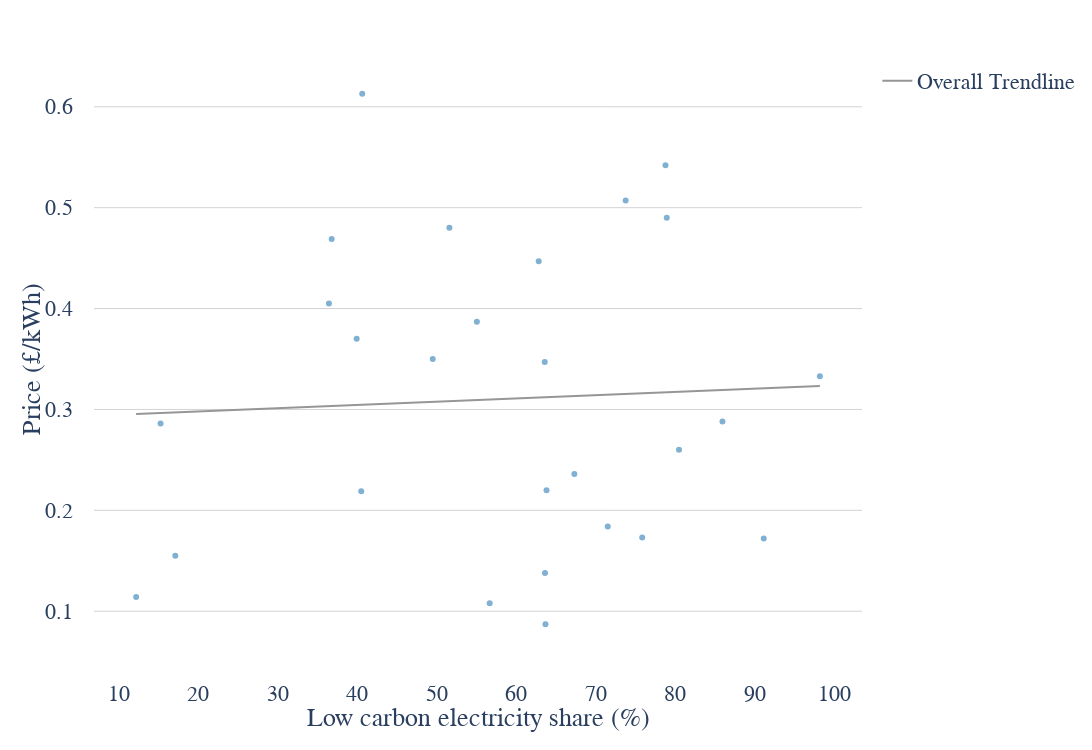

The cell this chart's notebook holds for it:
### Code cell
#eu + uk only

europe_country_codes = [
    'GBR', 'AUT', 'BEL', 'BGR', 'HRV', 'CYP', 'CZE', 'DNK', 'EST', 'FIN', 'FRA', 'DEU', 
    'GRC', 'HUN', 'IRL', 'ITA', 'LVA', 'LTU', 'LUX', 'MLT', 'NLD', 'POL', 'PRT', 'ROU', 
    'SVK', 'SVN', 'ESP', 'SWE'
]

#opposite trend is true for europe but weak relationship
scatter_chart(data=joined_energy_data[joined_energy_data['iso3'].isin(europe_country_codes)], x_var='low_carbon_share_elec', y_var='price', x_label='Low carbon electricity share (%)', y_label='Price (£/kWh)', hover_labels='country')

### Figure 1 — Plotly figure (JSON) as saved in the notebook; plotly's stock layout.template omitted (floating-point values rounded to 4 significant figures)
{"data": [{"customdata": [["Hungary"], ["Bulgaria"], ["Malta"], ["Romania"], ["Poland"], ["France"], ["Slovakia"], ["Slovenia"], ["Greece"], ["Portugal"], ["Spain"], ["Luxembourg"], ["Cyprus"], ["Finland"], ["Sweden"], ["Latvia"], ["Czechia"], ["Estonia"], ["United Kingdom"], ["Netherlands"], ["Lithuania"], ["Ireland"], ["Germany"], ["Denmark"], ["Belgium"], ["Austria"], ["Italy"]], "hovertemplate": "Low carbon electricity share (%)=%{x}<br>Price (£/kWh)=%{y}<br>country=%{customdata[0]}<extra></extra>", "legendgroup": "", "marker": {"color": "#80b1d3", "symbol": "circle"}, "mode": "markers", "name": "", "orientation": "v", "showlegend": false, "type": "scatter", "x": [63.68, 56.66, 12.16, 63.62, 17.09, 91.16, 75.86, 71.52, 40.49, 63.81, 67.32, 80.49, 15.23, 85.96, 98.22, 63.59, 49.49, 39.92, 55.05, 36.43, 62.83, 36.77, 51.59, 78.95, 73.78, 78.79, 40.62], "xaxis": "x", "y": [0.087, 0.108, 0.114, 0.138, 0.155, 0.172, 0.173, 0.184, 0.219, 0.22, 0.236, 0.26, 0.286, 0.288, 0.333, 0.347, 0.35, 0.37, 0.387, 0.405, 0.447, 0.469, 0.48, 0.49, 0.507, 0.542, 0.613], "yaxis": "y"}, {"hovertemplate": "<b>OLS trendline</b><br>price = 0.000324452 * low_carbon_share_elec + 0.291491<br>R<sup>2</sup>=0.002468<br><br>Low carbon electricity share (%)=%{x}<br>Price (£/kWh)=%{y} <b>(trend)</b><extra></extra>", "legendgroup": "Overall Trendline", "line": {"color": "#969696"}, "mode": "lines", "name": "Overall Trendline", "showlegend": true, "type": "scatter", "x": [12.16, 15.23, 17.09, 36.43, 36.77, 39.92, 40.49, 40.62, 49.49, 51.59, 55.05, 56.66, 62.83, 63.59, 63.62, 63.68, 63.81, 67.32, 71.52, 73.78, 75.86, 78.79, 78.95, 80.49, 85.96, 91.16, 98.22], "xaxis": "x", "y": [0.2954, 0.2964, 0.297, 0.3033, 0.3034, 0.3044, 0.3046, 0.3047, 0.3075, 0.3082, 0.3094, 0.3099, 0.3119, 0.3121, 0.3121, 0.3122, 0.3122, 0.3133, 0.3147, 0.3154, 0.3161, 0.3171, 0.3171, 0.3176, 0.3194, 0.3211, 0.3234], "yaxis": "y"}], "layout": {"font": {"family": "Arial", "size": 22}, "height": 750, "legend": {"tracegroupgap": 0}, "margin": {"pad": 20, "t": 60}, "paper_bgcolor": "white", "plot_bgcolor": "white", "width": 1400, "xaxis": {"anchor": "y", "domain": [0, 1], "showgrid": false, "title": {"text": "Low carbon electricity share (%)"}}, "yaxis": {"anchor": "x", "domain": [0, 1], "gridcolor": "LightGrey", "gridwidth": 1, "showgrid": true, "title": {"text": "Price (£/kWh)"}}}}
